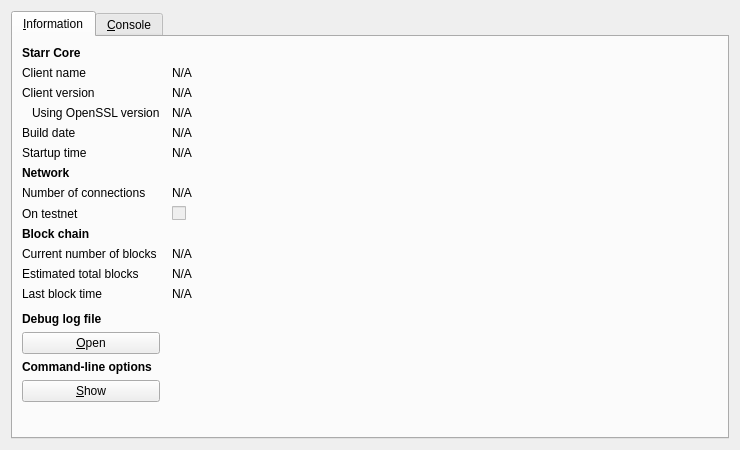
<?xml version="1.0" encoding="UTF-8"?>
<ui version="4.0">
 <class>RPCConsole</class>
 <widget class="QDialog" name="RPCConsole">
  <property name="geometry">
   <rect>
    <x>0</x>
    <y>0</y>
    <width>740</width>
    <height>450</height>
   </rect>
  </property>
  <property name="windowTitle">
   <string>Starr - Debug window</string>
  </property>
  <layout class="QVBoxLayout" name="verticalLayout_2">
   <item>
    <widget class="QTabWidget" name="tabWidget">
     <property name="currentIndex">
      <number>0</number>
     </property>
     <widget class="QWidget" name="tab_info">
      <attribute name="title">
       <string>&amp;Information</string>
      </attribute>
      <layout class="QGridLayout" name="gridLayout" columnstretch="0,1">
       <property name="horizontalSpacing">
        <number>12</number>
       </property>
       <item row="0" column="0">
        <widget class="QLabel" name="label_9">
         <property name="font">
          <font>
           <weight>75</weight>
           <bold>true</bold>
          </font>
         </property>
         <property name="text">
          <string>Starr Core</string>
         </property>
        </widget>
       </item>
       <item row="1" column="0">
        <widget class="QLabel" name="label_5">
         <property name="text">
          <string>Client name</string>
         </property>
        </widget>
       </item>
       <item row="1" column="1">
        <widget class="QLabel" name="clientName">
         <property name="cursor">
          <cursorShape>IBeamCursor</cursorShape>
         </property>
         <property name="text">
          <string>N/A</string>
         </property>
         <property name="textFormat">
          <enum>Qt::PlainText</enum>
         </property>
         <property name="textInteractionFlags">
          <set>Qt::LinksAccessibleByMouse|Qt::TextSelectableByKeyboard|Qt::TextSelectableByMouse</set>
         </property>
        </widget>
       </item>
       <item row="2" column="0">
        <widget class="QLabel" name="label_6">
         <property name="text">
          <string>Client version</string>
         </property>
        </widget>
       </item>
       <item row="2" column="1">
        <widget class="QLabel" name="clientVersion">
         <property name="cursor">
          <cursorShape>IBeamCursor</cursorShape>
         </property>
         <property name="text">
          <string>N/A</string>
         </property>
         <property name="textFormat">
          <enum>Qt::PlainText</enum>
         </property>
         <property name="textInteractionFlags">
          <set>Qt::LinksAccessibleByMouse|Qt::TextSelectableByKeyboard|Qt::TextSelectableByMouse</set>
         </property>
        </widget>
       </item>
       <item row="3" column="0">
        <widget class="QLabel" name="label_14">
         <property name="text">
          <string>Using OpenSSL version</string>
         </property>
         <property name="indent">
          <number>10</number>
         </property>
        </widget>
       </item>
       <item row="3" column="1">
        <widget class="QLabel" name="openSSLVersion">
         <property name="cursor">
          <cursorShape>IBeamCursor</cursorShape>
         </property>
         <property name="text">
          <string>N/A</string>
         </property>
         <property name="textFormat">
          <enum>Qt::PlainText</enum>
         </property>
         <property name="textInteractionFlags">
          <set>Qt::LinksAccessibleByMouse|Qt::TextSelectableByKeyboard|Qt::TextSelectableByMouse</set>
         </property>
        </widget>
       </item>
       <item row="4" column="0">
        <widget class="QLabel" name="label_12">
         <property name="text">
          <string>Build date</string>
         </property>
        </widget>
       </item>
       <item row="4" column="1">
        <widget class="QLabel" name="buildDate">
         <property name="cursor">
          <cursorShape>IBeamCursor</cursorShape>
         </property>
         <property name="text">
          <string>N/A</string>
         </property>
         <property name="textFormat">
          <enum>Qt::PlainText</enum>
         </property>
         <property name="textInteractionFlags">
          <set>Qt::LinksAccessibleByMouse|Qt::TextSelectableByKeyboard|Qt::TextSelectableByMouse</set>
         </property>
        </widget>
       </item>
       <item row="5" column="0">
        <widget class="QLabel" name="label_13">
         <property name="text">
          <string>Startup time</string>
         </property>
        </widget>
       </item>
       <item row="5" column="1">
        <widget class="QLabel" name="startupTime">
         <property name="cursor">
          <cursorShape>IBeamCursor</cursorShape>
         </property>
         <property name="text">
          <string>N/A</string>
         </property>
         <property name="textFormat">
          <enum>Qt::PlainText</enum>
         </property>
         <property name="textInteractionFlags">
          <set>Qt::LinksAccessibleByMouse|Qt::TextSelectableByKeyboard|Qt::TextSelectableByMouse</set>
         </property>
        </widget>
       </item>
       <item row="6" column="0">
        <widget class="QLabel" name="label_11">
         <property name="font">
          <font>
           <weight>75</weight>
           <bold>true</bold>
          </font>
         </property>
         <property name="text">
          <string>Network</string>
         </property>
        </widget>
       </item>
       <item row="7" column="0">
        <widget class="QLabel" name="label_7">
         <property name="text">
          <string>Number of connections</string>
         </property>
        </widget>
       </item>
       <item row="7" column="1">
        <widget class="QLabel" name="numberOfConnections">
         <property name="cursor">
          <cursorShape>IBeamCursor</cursorShape>
         </property>
         <property name="text">
          <string>N/A</string>
         </property>
         <property name="textFormat">
          <enum>Qt::PlainText</enum>
         </property>
         <property name="textInteractionFlags">
          <set>Qt::LinksAccessibleByMouse|Qt::TextSelectableByKeyboard|Qt::TextSelectableByMouse</set>
         </property>
        </widget>
       </item>
       <item row="8" column="0">
        <widget class="QLabel" name="label_8">
         <property name="text">
          <string>On testnet</string>
         </property>
        </widget>
       </item>
       <item row="8" column="1">
        <widget class="QCheckBox" name="isTestNet">
         <property name="enabled">
          <bool>false</bool>
         </property>
         <property name="text">
          <string/>
         </property>
        </widget>
       </item>
       <item row="9" column="0">
        <widget class="QLabel" name="label_10">
         <property name="font">
          <font>
           <weight>75</weight>
           <bold>true</bold>
          </font>
         </property>
         <property name="text">
          <string>Block chain</string>
         </property>
        </widget>
       </item>
       <item row="10" column="0">
        <widget class="QLabel" name="label_3">
         <property name="text">
          <string>Current number of blocks</string>
         </property>
        </widget>
       </item>
       <item row="10" column="1">
        <widget class="QLabel" name="numberOfBlocks">
         <property name="cursor">
          <cursorShape>IBeamCursor</cursorShape>
         </property>
         <property name="text">
          <string>N/A</string>
         </property>
         <property name="textFormat">
          <enum>Qt::PlainText</enum>
         </property>
         <property name="textInteractionFlags">
          <set>Qt::LinksAccessibleByMouse|Qt::TextSelectableByKeyboard|Qt::TextSelectableByMouse</set>
         </property>
        </widget>
       </item>
       <item row="11" column="0">
        <widget class="QLabel" name="label_4">
         <property name="text">
          <string>Estimated total blocks</string>
         </property>
        </widget>
       </item>
       <item row="11" column="1">
        <widget class="QLabel" name="totalBlocks">
         <property name="cursor">
          <cursorShape>IBeamCursor</cursorShape>
         </property>
         <property name="text">
          <string>N/A</string>
         </property>
         <property name="textFormat">
          <enum>Qt::PlainText</enum>
         </property>
         <property name="textInteractionFlags">
          <set>Qt::LinksAccessibleByMouse|Qt::TextSelectableByKeyboard|Qt::TextSelectableByMouse</set>
         </property>
        </widget>
       </item>
       <item row="12" column="0">
        <widget class="QLabel" name="label_2">
         <property name="text">
          <string>Last block time</string>
         </property>
        </widget>
       </item>
       <item row="12" column="1">
        <widget class="QLabel" name="lastBlockTime">
         <property name="cursor">
          <cursorShape>IBeamCursor</cursorShape>
         </property>
         <property name="text">
          <string>N/A</string>
         </property>
         <property name="textFormat">
          <enum>Qt::PlainText</enum>
         </property>
         <property name="textInteractionFlags">
          <set>Qt::LinksAccessibleByMouse|Qt::TextSelectableByKeyboard|Qt::TextSelectableByMouse</set>
         </property>
        </widget>
       </item>
       <item row="13" column="0">
        <spacer name="verticalSpacer_2">
         <property name="orientation">
          <enum>Qt::Vertical</enum>
         </property>
         <property name="sizeHint" stdset="0">
          <size>
           <width>20</width>
           <height>20</height>
          </size>
         </property>
        </spacer>
       </item>
       <item row="14" column="0">
        <widget class="QLabel" name="labelDebugLogfile">
         <property name="font">
          <font>
           <weight>75</weight>
           <bold>true</bold>
          </font>
         </property>
         <property name="text">
          <string>Debug log file</string>
         </property>
        </widget>
       </item>
       <item row="15" column="0">
        <widget class="QPushButton" name="openDebugLogfileButton">
         <property name="toolTip">
          <string>Open the Starr debug log file from the current data directory. This can take a few seconds for large log files.</string>
         </property>
         <property name="text">
          <string>&amp;Open</string>
         </property>
         <property name="autoDefault">
          <bool>false</bool>
         </property>
        </widget>
       </item>
       <item row="16" column="0">
        <widget class="QLabel" name="labelCLOptions">
         <property name="font">
          <font>
           <weight>75</weight>
           <bold>true</bold>
          </font>
         </property>
         <property name="text">
          <string>Command-line options</string>
         </property>
        </widget>
       </item>
       <item row="17" column="0">
        <widget class="QPushButton" name="showCLOptionsButton">
         <property name="toolTip">
          <string>Show the Starr-Qt help message to get a list with possible Starr command-line options.</string>
         </property>
         <property name="text">
          <string>&amp;Show</string>
         </property>
         <property name="autoDefault">
          <bool>false</bool>
         </property>
        </widget>
       </item>
       <item row="18" column="0">
        <spacer name="verticalSpacer">
         <property name="orientation">
          <enum>Qt::Vertical</enum>
         </property>
         <property name="sizeHint" stdset="0">
          <size>
           <width>20</width>
           <height>40</height>
          </size>
         </property>
        </spacer>
       </item>
      </layout>
     </widget>
     <widget class="QWidget" name="tab_console">
      <attribute name="title">
       <string>&amp;Console</string>
      </attribute>
      <layout class="QVBoxLayout" name="verticalLayout_3">
       <property name="spacing">
        <number>3</number>
       </property>
       <item>
        <widget class="QTextEdit" name="messagesWidget">
         <property name="minimumSize">
          <size>
           <width>0</width>
           <height>100</height>
          </size>
         </property>
         <property name="readOnly">
          <bool>true</bool>
         </property>
         <property name="tabKeyNavigation" stdset="0">
          <bool>false</bool>
         </property>
         <property name="columnCount" stdset="0">
          <number>2</number>
         </property>
        </widget>
       </item>
       <item>
        <layout class="QHBoxLayout" name="horizontalLayout">
         <property name="spacing">
          <number>3</number>
         </property>
         <item>
          <widget class="QLabel" name="label">
           <property name="text">
            <string notr="true">&gt;</string>
           </property>
          </widget>
         </item>
         <item>
          <widget class="QLineEdit" name="lineEdit"/>
         </item>
         <item>
          <widget class="QPushButton" name="clearButton">
           <property name="maximumSize">
            <size>
             <width>24</width>
             <height>24</height>
            </size>
           </property>
           <property name="toolTip">
            <string>Clear console</string>
           </property>
           <property name="text">
            <string/>
           </property>
           <property name="icon">
            <iconset resource="../bitcoin.qrc">
             <normaloff>:/icons/remove</normaloff>:/icons/remove</iconset>
           </property>
           <property name="shortcut">
            <string notr="true">Ctrl+L</string>
           </property>
           <property name="autoDefault">
            <bool>false</bool>
           </property>
          </widget>
         </item>
        </layout>
       </item>
      </layout>
     </widget>
    </widget>
   </item>
  </layout>
 </widget>
 <resources>
  <include location="../bitcoin.qrc"/>
 </resources>
 <connections/>
</ui>
